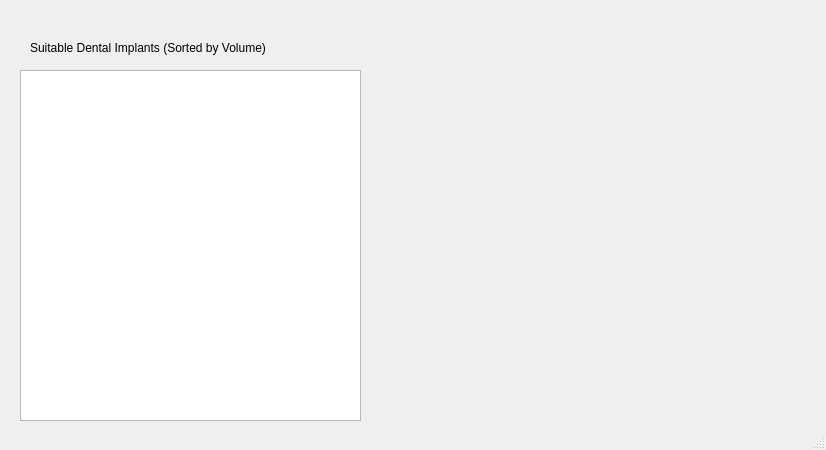
<?xml version="1.0" encoding="UTF-8"?>
<ui version="4.0">
 <class>MainWindow</class>
 <widget class="QMainWindow" name="MainWindow">
  <property name="geometry">
   <rect>
    <x>0</x>
    <y>0</y>
    <width>826</width>
    <height>450</height>
   </rect>
  </property>
  <property name="windowTitle">
   <string>MainWindow</string>
  </property>
  <widget class="QWidget" name="centralwidget">
   <widget class="QTableView" name="tableView">
    <property name="geometry">
     <rect>
      <x>20</x>
      <y>70</y>
      <width>341</width>
      <height>351</height>
     </rect>
    </property>
   </widget>
   <widget class="QLabel" name="label">
    <property name="geometry">
     <rect>
      <x>30</x>
      <y>40</y>
      <width>291</width>
      <height>16</height>
     </rect>
    </property>
    <property name="font">
     <font>
      <pointsize>9</pointsize>
     </font>
    </property>
    <property name="text">
     <string>Suitable Dental Implants (Sorted by Volume)</string>
    </property>
   </widget>
  </widget>
  <widget class="QStatusBar" name="statusbar"/>
 </widget>
 <resources/>
 <connections/>
</ui>
